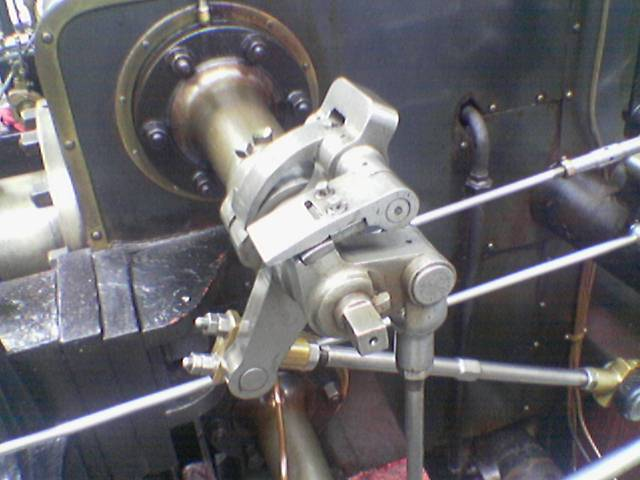
#> input picture sobel/Input/original_image.PNG, 640 x 480 px
$ python Pure_python.py
#> lines starting #> are read from the running program, lines starting #| are printed output that depends on the picture
import time
from PIL import Image
import matplotlib.pyplot as plt
import math
import os

# Rutas de entrada y salida
input_image_path = 'Input/original_image.PNG'
output_image_path = 'Output/sobel_filtered_image_pure.png'

# Marcar el tiempo de inicio
start_time = time.time()

# Cargar la imagen
input_image = Image.open(input_image_path).convert('RGB')  # Convertir a RGB
#> input_image is the input picture: PIL image 640x480 RGB; mean R, G, B 106.3, 104.8, 108.9
width, height = input_image.size
#> width = 640; height = 480

# Convertir a escala de grises sin numpy
def to_grayscale(image):
    grayscale = [[0] * width for _ in range(height)]  # Crear matriz vacía
    for y in range(height):
        for x in range(width):
            r, g, b = image.getpixel((x, y))
            gray = int(0.2126 * r + 0.7152 * g + 0.0722 * b)  # Fórmula de luminancia
            grayscale[y][x] = gray
#> after the loop, grayscale = 480 items
    return grayscale

grayscale_image = to_grayscale(input_image)
#> grayscale_image = 480 items

# Definir filtros Sobel
Gx = [[ 1,  0, -1],
      [ 2,  0, -2],
      [ 1,  0, -1]]

Gy = [[ 1,  2,  1],
      [ 0,  0,  0],
      [-1, -2, -1]]

# Aplicar el filtro Sobel
def apply_sobel_filter(image):
    sobel_image = [[0] * width for _ in range(height)]

    for y in range(1, height - 1):
        for x in range(1, width - 1):
            gx = sum(Gx[i][j] * image[y + i - 1][x + j - 1] for i in range(3) for j in range(3))
            gy = sum(Gy[i][j] * image[y + i - 1][x + j - 1] for i in range(3) for j in range(3))

            sobel_image[y][x] = min(255, int(math.sqrt(gx**2 + gy**2)))  # Magnitud del gradiente
#> after the loop, sobel_image = 480 items

    return sobel_image

sobel_filtered_image = apply_sobel_filter(grayscale_image)
#> sobel_filtered_image = 480 items

# Convertir la imagen filtrada en formato PIL para mostrarla y guardarla
filtered_img = Image.new("L", (width, height))  # "L" para imágenes en escala de grises
#> filtered_img: PIL image 640x480 L; every value is 0
for y in range(height):
    for x in range(width):
        filtered_img.putpixel((x, y), sobel_filtered_image[y][x])
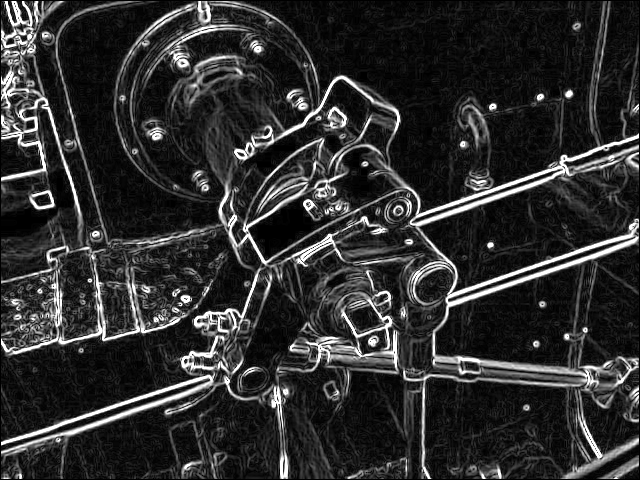
#> filtered_img: PIL image 640x480 L; min 0, max 255, mean 46.6


# Marcar el tiempo de fin
end_time = time.time()
execution_time = end_time - start_time
print(f"Tiempo de ejecución: {execution_time:.4f} segundos")

# Mostrar imágenes
fig, (ax1, ax2) = plt.subplots(1, 2, figsize=(10, 5))
ax1.imshow(input_image)
ax1.set_title("Imagen Original")
ax1.axis("off")

ax2.imshow(filtered_img, cmap="gray")
ax2.set_title("Filtro Sobel")
ax2.axis("off")

plt.show()
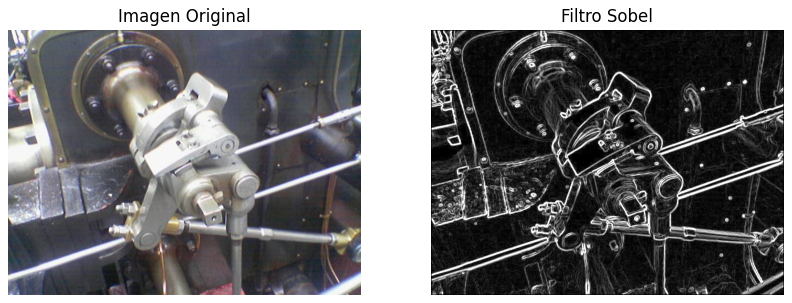
#> figure drawn by matplotlib, 2 panels

# Verificar que la carpeta de salida exista y si no, crearla
os.makedirs(os.path.dirname(output_image_path), exist_ok=True)

# Guardar la imagen filtrada en la carpeta Output
filtered_img.save(output_image_path)


# Calcular el tiempo de ejecución
